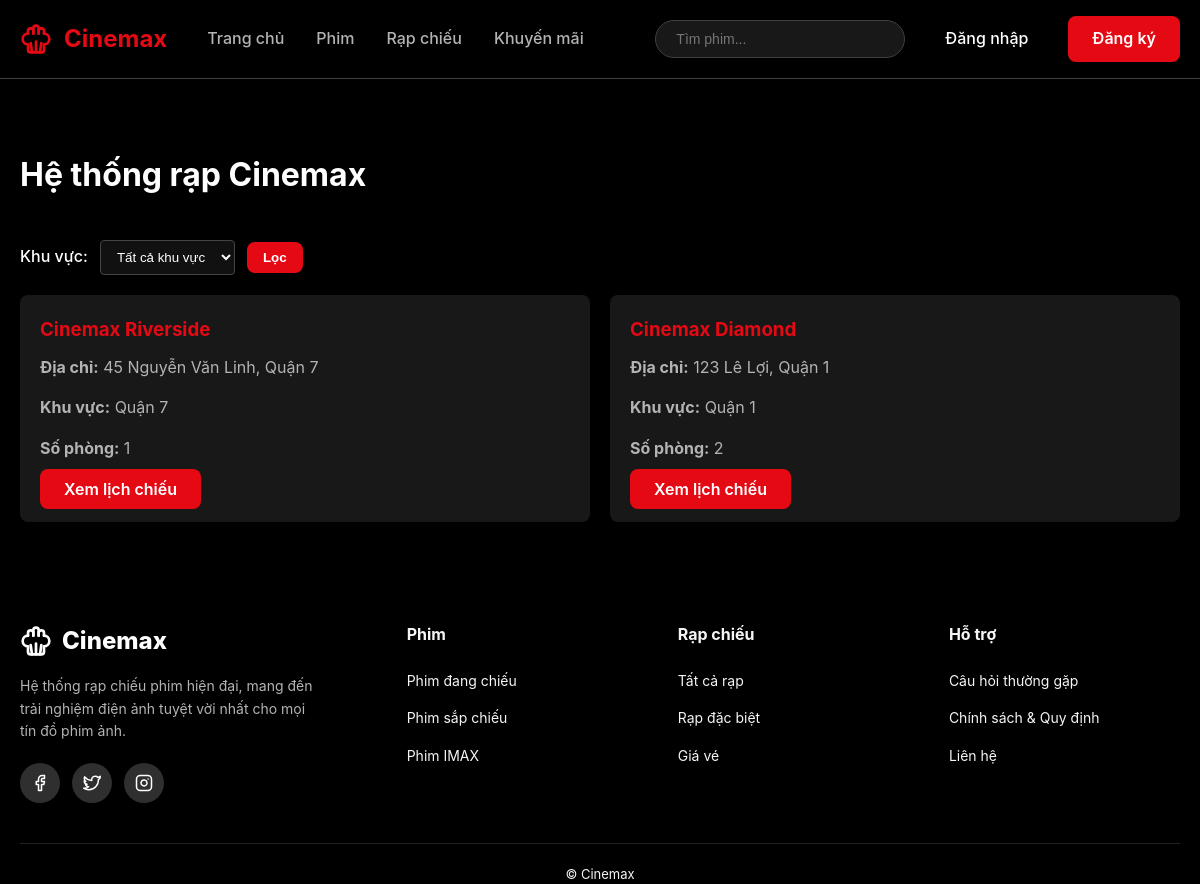
Page /views/user/index.php?page=theaters on the committed database.
### tables this page shows
CREATE TABLE cinemas (
        cinema_id     INT AUTO_INCREMENT PRIMARY KEY,
        name          VARCHAR(150) NOT NULL,
        address       VARCHAR(255) NOT NULL,
        location_id   INT NOT NULL,
        status        TINYINT(1) NOT NULL DEFAULT 1,
        created_at    TIMESTAMP DEFAULT CURRENT_TIMESTAMP,
        FOREIGN KEY (location_id) REFERENCES locations(location_id) ON DELETE RESTRICT
    );

CREATE TABLE locations (
        location_id   INT AUTO_INCREMENT PRIMARY KEY,
        name          VARCHAR(100) NOT NULL UNIQUE
    );

### models/Cinema.php (called while the page is built, shortened)
<?php
class Cinema
{
    private $conn;
    public function __construct($conn)
    {
        $this->conn = $conn;
    }
    public function getAllCinemas(bool $includeInactive = false)
    {
        $sql = "SELECT
                    c.cinema_id   AS CinemaID,
                    c.name        AS Name,
                    c.address     AS Address,
                    c.location_id AS LocationID,
                    c.status      AS Status,
                    c.created_at  AS CreatedAt,
                    l.name        AS LocationName,
                    (SELECT COUNT(*)
                     FROM halls h
                     WHERE h.cinema_id = c.cinema_id
                       AND h.status = 1) AS HallCount
                FROM cinemas c
                INNER JOIN locations l ON c.location_id = l.location_id " .
                ($includeInactive ? "" : " WHERE c.status = 1 ") .
                " ORDER BY c.cinema_id DESC";
        $result = $this->conn->query($sql);
        $cinemas = [];
        while ($row = $result->fetch_assoc()) {
            $cinemas[] = $row;
        }
        return $cinemas;
    }
}

### views/user/pages/theaters.php (the view, shortened to what this page needs)
<?php
require_once __DIR__ . '/../../../config/dbConfig.php';
require_once __DIR__ . '/../../../models/Cinema.php';
$conn = getDBConnection();
$cinemaModel = new Cinema($conn);
$selectedLocationId = $_GET['location_id'] ?? '';
$cinemas = [];
try {
    $cinemas = $cinemaModel->getAllCinemas();
} catch (Exception $e) {
    $cinemas = [];
}
if (!empty($cinemas)) {
    $cinemas = array_filter($cinemas, function ($cinema) {
        $status = $cinema['status'] ?? $cinema['Status'] ?? 1;
        return (int)$status === 1;
    });
}
?>
<main class="section">
    <div class="container">
        <div class="section-header">
            <h2>Hệ thống rạp Cinemax</h2>
        </div>
        <form method="GET" class="filter-bar" style="margin-bottom: 20px; display: flex; gap: 12px; align-items: center;">
            <label for="locationFilter" style="font-weight: 500;">Khu vực:</label>
            <select name="location_id" id="locationFilter"
                    style="padding: 8px 12px; border-radius: 4px; border: 1px solid #444; background: #111; color: #fff;">
                <option value="">Tất cả khu vực</option>
            </select>
            <button type="submit" class="btn-primary" style="padding: 8px 16px;">Lọc</button>
        </form>
        <div class="theater-list">
            <?php if (empty($cinemas)): ?>
                <div style="text-align: center; padding: 40px; color: #888;">
                    <?php if ($selectedLocationId !== ''): ?>
                        Không có rạp nào trong khu vực này.
                    <?php else: ?>
                        Chưa có rạp chiếu nào.
                    <?php endif; ?>
                </div>
            <?php else: ?>
                <?php foreach ($cinemas as $cinema): ?>
                    <div class="theater-card">
                        <h3><?php echo htmlspecialchars($cinema['name'] ?? $cinema['Name'] ?? ''); ?></h3>
                        <p><strong>Địa chỉ:</strong> <?php echo htmlspecialchars($cinema['address'] ?? $cinema['Address'] ?? ''); ?></p>
                        <p><strong>Khu vực:</strong> <?php echo htmlspecialchars($cinema['LocationName'] ?? ''); ?></p>
                        <p><strong>Số phòng:</strong> <?php echo (int)($cinema['HallCount'] ?? 0); ?></p>
                        <?php $cinemaId = $cinema['cinema_id'] ?? $cinema['CinemaID'] ?? ''; ?>
                        <a href="index.php?page=showtimes&cinema_id=<?php echo urlencode($cinemaId); ?>" class="btn-primary">
                            Xem lịch chiếu
                        </a>
                    </div>
                <?php endforeach; ?>
            <?php endif; ?>
        </div>
    </div>
</main>

### public/assets/css/style.css (style rules this page uses)
:root { --primary-color: #e50914; --primary-dark: #b20710; --secondary-color: #0f1014; --text-primary: #ffffff; --text-secondary: #b3b3b3; --bg-primary: #000000; --bg-secondary: #181818; --bg-tertiary: #2f2f2f; --border-color: #404040; --success-color: #46d369; --warning-color: #ffa500; --danger-color: #e50914; --shadow: 0 4px 12px rgba(0, 0, 0, 0.5); --shadow-lg: 0 8px 24px rgba(0, 0, 0, 0.6); --transition: all 0.3s ease; --border-radius: 8px; }
* { margin: 0; padding: 0; box-sizing: border-box; }
body { font-family: -apple-system, BlinkMacSystemFont, "Segoe UI", Roboto, "Helvetica Neue", Arial, sans-serif; background: var(--bg-primary); color: var(--text-primary); line-height: 1.6; overflow-x: hidden; }
.container { max-width: 1400px; margin: 0 auto; padding: 0 20px; }
.btn-primary { background: var(--primary-color); color: var(--text-primary); padding: 10px 24px; border-radius: var(--border-radius); text-decoration: none; font-weight: 600; transition: var(--transition); border: none; cursor: pointer; }
.section { padding: 70px 0; }
.section-header { display: flex; justify-content: space-between; align-items: center; margin-bottom: 40px; }
.section-header h2 { font-size: 32px; font-weight: 700; }

### public/assets/css/theater.css (style rules this page uses)
.theater-list { display: grid; grid-template-columns: 1fr 1fr; gap: 20px; }
.theater-card { background: var(--bg-secondary); padding: 20px; border-radius: var(--border-radius); }
.theater-card h3 { color: var(--primary-color); margin-bottom: 10px; }
.theater-card p { color: var(--text-secondary); margin-bottom: 15px; }

### rows in the picture
cinemas: name "Cinemax Riverside", address "45 Nguyễn Văn Linh, Quận 7", location.name "Quận 7", HallCount "1"
cinemas: name "Cinemax Diamond", address "123 Lê Lợi, Quận 1", location.name "Quận 1", HallCount "2"
